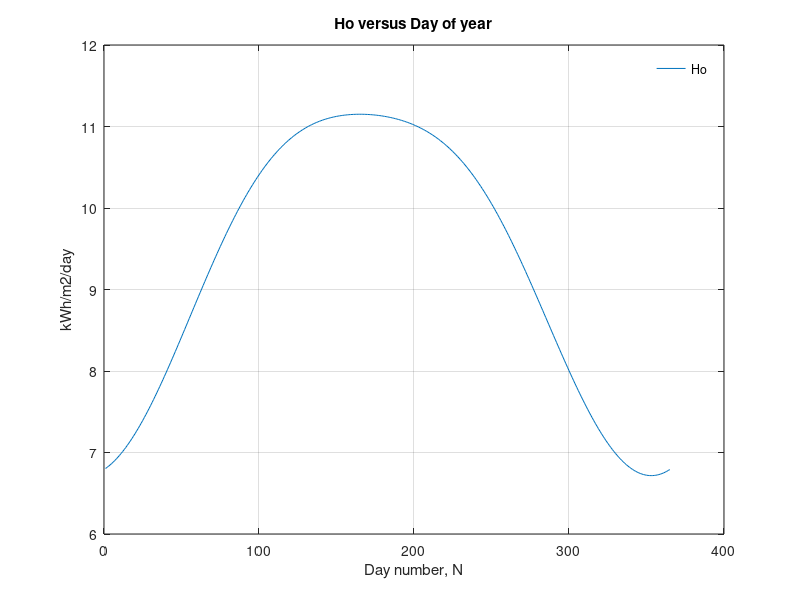

MATLAB code for this plot:
% % % % % % % % % % % % % % % % % % % % % % % % % 
% Description : Calculation of the incident energy on a Horizontal surface
%               given the latitude and day number. (ignoring atmospheric
%               effects
% INPUTS
%       N= Day number,N=1 for jan 1st & N=365 for dec 31st
%       Q= Latitude of the place in degrees (convert to radians)
clc
clear

% INPUTS

% Locality
% Latitude Q = 22.5289442 deg North (IIT indore,APJ)
Q= 22.53;
Q=Q*pi/180; % in radians 

%constants
Lsc = 1.37 ; %kW/m2 - mean solar constant

% Calculation of insolation and energy on all days of the year

for N=1:365
        
    %Calculation of declination
    a = 2*pi*(N-80)/365 ;
    d = 23.45*sin(a)*(pi/180) ; % radians

    % calculation of extra-terrestrial insolation scale factor and hour
    % angle
    k = 1 + 0.033*cos(2*pi*N/365);
    wsr = acos(-1*tan(d)*tan(Q));
    
    % Calculation of daily energy available for horizontal surface
    % (kWh/m2/day)
    
    Ho(N) = (24*k*Lsc/pi)*(cos(d)*cos(Q)*sin(wsr) + wsr*sin(d)*sin(Q));
    days(N) = N;

end
step = 40/365;
s=0;
for i=1:365
    time(i)=s;
    s=s+step;
end
figure
plot(days,Ho);grid, xlabel('Day number, N'), ylabel('kWh/m2/day'), title('Ho versus Day of year');
legend ('Ho');
legend boxoff;








